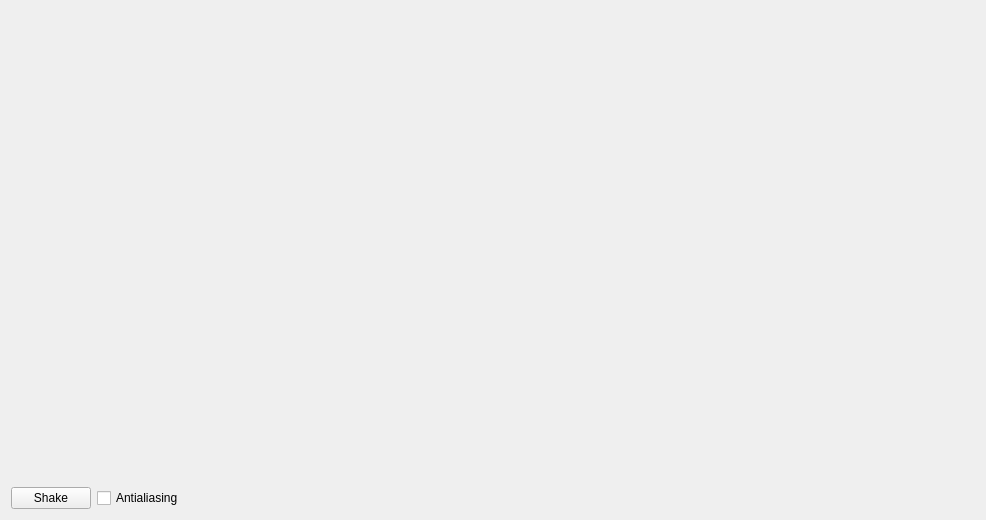
<?xml version="1.0" encoding="UTF-8"?>
<ui version="4.0">
 <class>CameraForm</class>
 <widget class="QWidget" name="CameraForm">
  <property name="geometry">
   <rect>
    <x>0</x>
    <y>0</y>
    <width>986</width>
    <height>520</height>
   </rect>
  </property>
  <property name="windowTitle">
   <string>Pixelschlacht: Camera Example</string>
  </property>
  <layout class="QVBoxLayout" name="verticalLayout">
   <item>
    <widget class="Qtr2dWidget" name="pxswidget" native="true">
     <property name="sizePolicy">
      <sizepolicy hsizetype="Preferred" vsizetype="Expanding">
       <horstretch>0</horstretch>
       <verstretch>0</verstretch>
      </sizepolicy>
     </property>
    </widget>
   </item>
   <item>
    <layout class="QHBoxLayout" name="horizontalLayout">
     <item>
      <widget class="QPushButton" name="btnShake">
       <property name="text">
        <string>Shake</string>
       </property>
      </widget>
     </item>
     <item>
      <widget class="QCheckBox" name="chkAntialias">
       <property name="text">
        <string>Antialiasing</string>
       </property>
      </widget>
     </item>
     <item>
      <spacer name="horizontalSpacer">
       <property name="orientation">
        <enum>Qt::Horizontal</enum>
       </property>
       <property name="sizeHint" stdset="0">
        <size>
         <width>40</width>
         <height>20</height>
        </size>
       </property>
      </spacer>
     </item>
    </layout>
   </item>
  </layout>
 </widget>
 <customwidgets>
  <customwidget>
   <class>Qtr2dWidget</class>
   <extends>QWidget</extends>
   <header>qtr2dwidget.h</header>
   <container>1</container>
  </customwidget>
 </customwidgets>
 <resources/>
 <connections/>
</ui>
